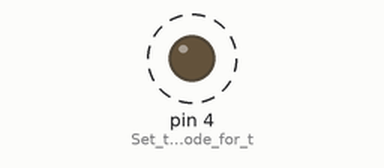
Simulated run of this sketch. Board: Arduino Uno, built with avr-gcc and run on an emulated ATmega328P. On the bench: output pins drawn as LEDs (lit = HIGH). Dashed ring = blinking.

Above: at 0.2 s.
Timing chart, 0 to 4.6 s (numbered marks = the images above):
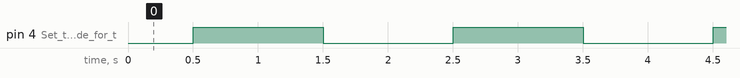

Measured:
- by itself, pin 4 (Set_the_output_mode_for_t): alternates HIGH for 1.0 s and LOW for 1.0 s

The sketch:

arduino_fading.ino
```cpp
//  Simple code which fades a led in and out through PWM.

long phase = 1000;  //  How quickly should the light fade in and out

void setup() {
  pinMode(4, OUTPUT); //  Set the output mode for the pin the LED is connected to
}

void loop() {
  long mil = millis() % (2*phase); //  Causes the code below to restart every 2000 milliseconds

  if(mil >= phase){  //  If we have passed the half way point the strength should decrease
    mil -= phase;
    analogWrite(4, map(mil, 0, phase-1, 255, 0));   //  Map the amount of milliseconds to the strength of the pwm output the arduino should generate
  }else{
    analogWrite(4, map(mil, 0, phase-1, 0, 255));
  }
}
```
